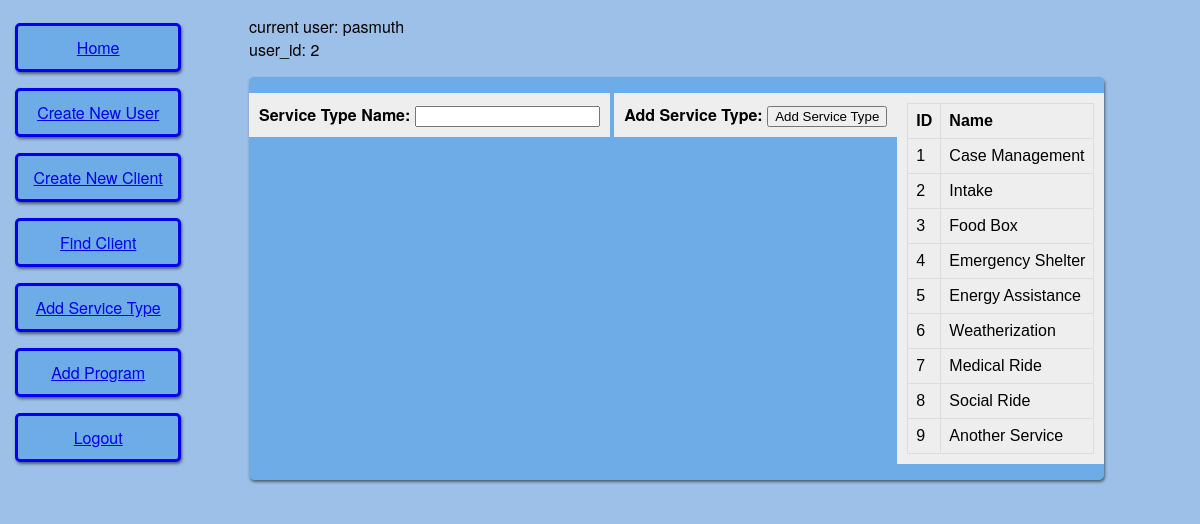
/add_ServiceType (signed in), run on the app's committed database.
### app/models.py (models this page shows, shortened)
class User(UserMixin, db.Model):
	id = db.Column(db.Integer, primary_key = True)
	username = db.Column(db.String(64), index = True, unique = True)
	email = db.Column(db.String(120), index = True, unique = True)
	password_hash = db.Column(db.String(128))

class ServiceType(db.Model):
	id = db.Column(db.Integer, primary_key = True)
	name = db.Column(db.String(50))

### app/routes.py (the view)
@app.route('/add_<record_type>', methods = ['GET','POST'])
def add_record(record_type):
	record_class = globals()[record_type]
	record_form = globals()['Create'+record_type]
	instance = record_form()
	records = record_class.query.all()
	if instance.validate_on_submit():
		instance.execute_transaction()
		return redirect(url_for('add_record', record_type = record_type))
	return render_template('add_record.html', title = instance.form_title, form = instance, data = records)

### app/forms.py (shortened to what this page needs)
class CreateServiceType(FlaskForm):
	form_title = 'Create Service Type'
	name = StringField('Service Type Name', validators=[DataRequired()])
	submit = SubmitField('Add Service Type')

### app/models.py (called while the page is built)
@login.user_loader
def load_user(id):
	return User.query.get(int(id))

### app/templates/add_record.html (shortened to what this page needs)
{% extends "base.html" %}
{% block content %}
    <div class="formFields">
        <form action="" method="post">
            {% for field in form %}
                {% if field.type != 'CSRFTokenField' %}
                <div class="formElement">
                    <strong>{{ field.label() }}:</strong>
                    {{ field() }} <br>
                </div>
                {% endif %}
            {% endfor %}
        </form>
        <br>
        <div class="formElement">
            <table>
                <tr>
                    <th>ID</th>
                    <th>Name</th>
                </tr>
                {% for d in data %}
                <tr>
                    <td>{{ d.id }}</td>
                    <td>{{ d.name }}</td>
                </tr>
                {% endfor %}
            </table>
        </div>
    </div>
{% endblock %}

### app/templates/base.html (shortened to what this page needs)
<html>
    <head>
      <link rel="stylesheet" href="{{ url_for('static', filename = 'styles/main.css') }}">
    </head>
    <body>
        <div class="row">
          <div class="leftColumn">
            {% if current_user.is_anonymous %}
            <a class="header_button" href="{{ url_for('login') }}">Login</a>
            {% else %}
            <a class="header_button" href="{{ url_for('index') }}">Home</a>
            <a class="header_button" href="{{ url_for('render_form', form = 'RegistrationForm') }}">Create New User</a>
            <a class="header_button" href="{{ url_for('create_client') }}">Create New Client</a>
            <a class="header_button" href="{{ url_for('view_clients') }}">Find Client</a>
            <a class="header_button" href="{{ url_for('add_record', record_type = 'ServiceType') }}">Add Service Type</a>
            <a class="header_button" href="{{ url_for('add_record', record_type = 'Program') }}">Add Program</a>
            <a class="header_button" href="{{ url_for('logout') }}">Logout</a>
            {% endif %}
          </div>
          <div class="rightColumn">
            current user: {{ current_user.username }} <br>
            user_id: {{ current_user.id }} <br>
            {% block content %}{% endblock %}
          </div>
        </div>
    </body>
</html>

### app/static/styles/main.css (style rules this page uses)
body { margin: 0; padding: 0; font-family: "Helvetica Neue", Helvetica, Arial, sans-serif; color: #000000; padding: 15px; background: #9cc0e7; }
table { font-family: arial, sans-serif; border-collapse: collapse; }
td { border: 1px solid #dddddd; text-align: left; padding: 8px; }
th { border: 1px solid #dddddd; background-color: #EEEEEE; text-align: left; padding: 8px; }
.row:after { content: ""; display: table; clear: both; }
.formElement { padding: 10px 10px; background: #EEEEEE; margin: 1em 0; display: inline-block; }
.formFields { float: left; display: flex; flex-wrap: wrap; align-content: space-around; justify-content: space-evenly; background: #6EACE7; margin: 1em 0; box-shadow: 1px 2px 3px rgba(0,0,0,.5); border-radius: 5px; }
.leftColumn { float: left; width: 15%; display: flex; flex-wrap: wrap; align-content: space-around }
.rightColumn { float: right; width: 80%; }
.header_button { border: solid; padding: 10px 10px; text-align: center; background-color: #6EACE7; width: 80%; float: left; margin: .5em 0; box-shadow: 1px 2px 3px rgba(0,0,0,.5); border-radius: 5px; }

### data on the page
User: username "pasmuth", id "2"
ServiceType: id "1", name "Case Management"
ServiceType: id "2", name "Intake"
ServiceType: id "3", name "Food Box"
ServiceType: id "4", name "Emergency Shelter"
ServiceType: id "5", name "Energy Assistance"
ServiceType: id "6", name "Weatherization"
ServiceType: id "7", name "Medical Ride"
ServiceType: id "8", name "Social Ride"
ServiceType: id "9", name "Another Service"

### other printed values
{{ field.label() }} "Service Type Name" "Add Service Type"
